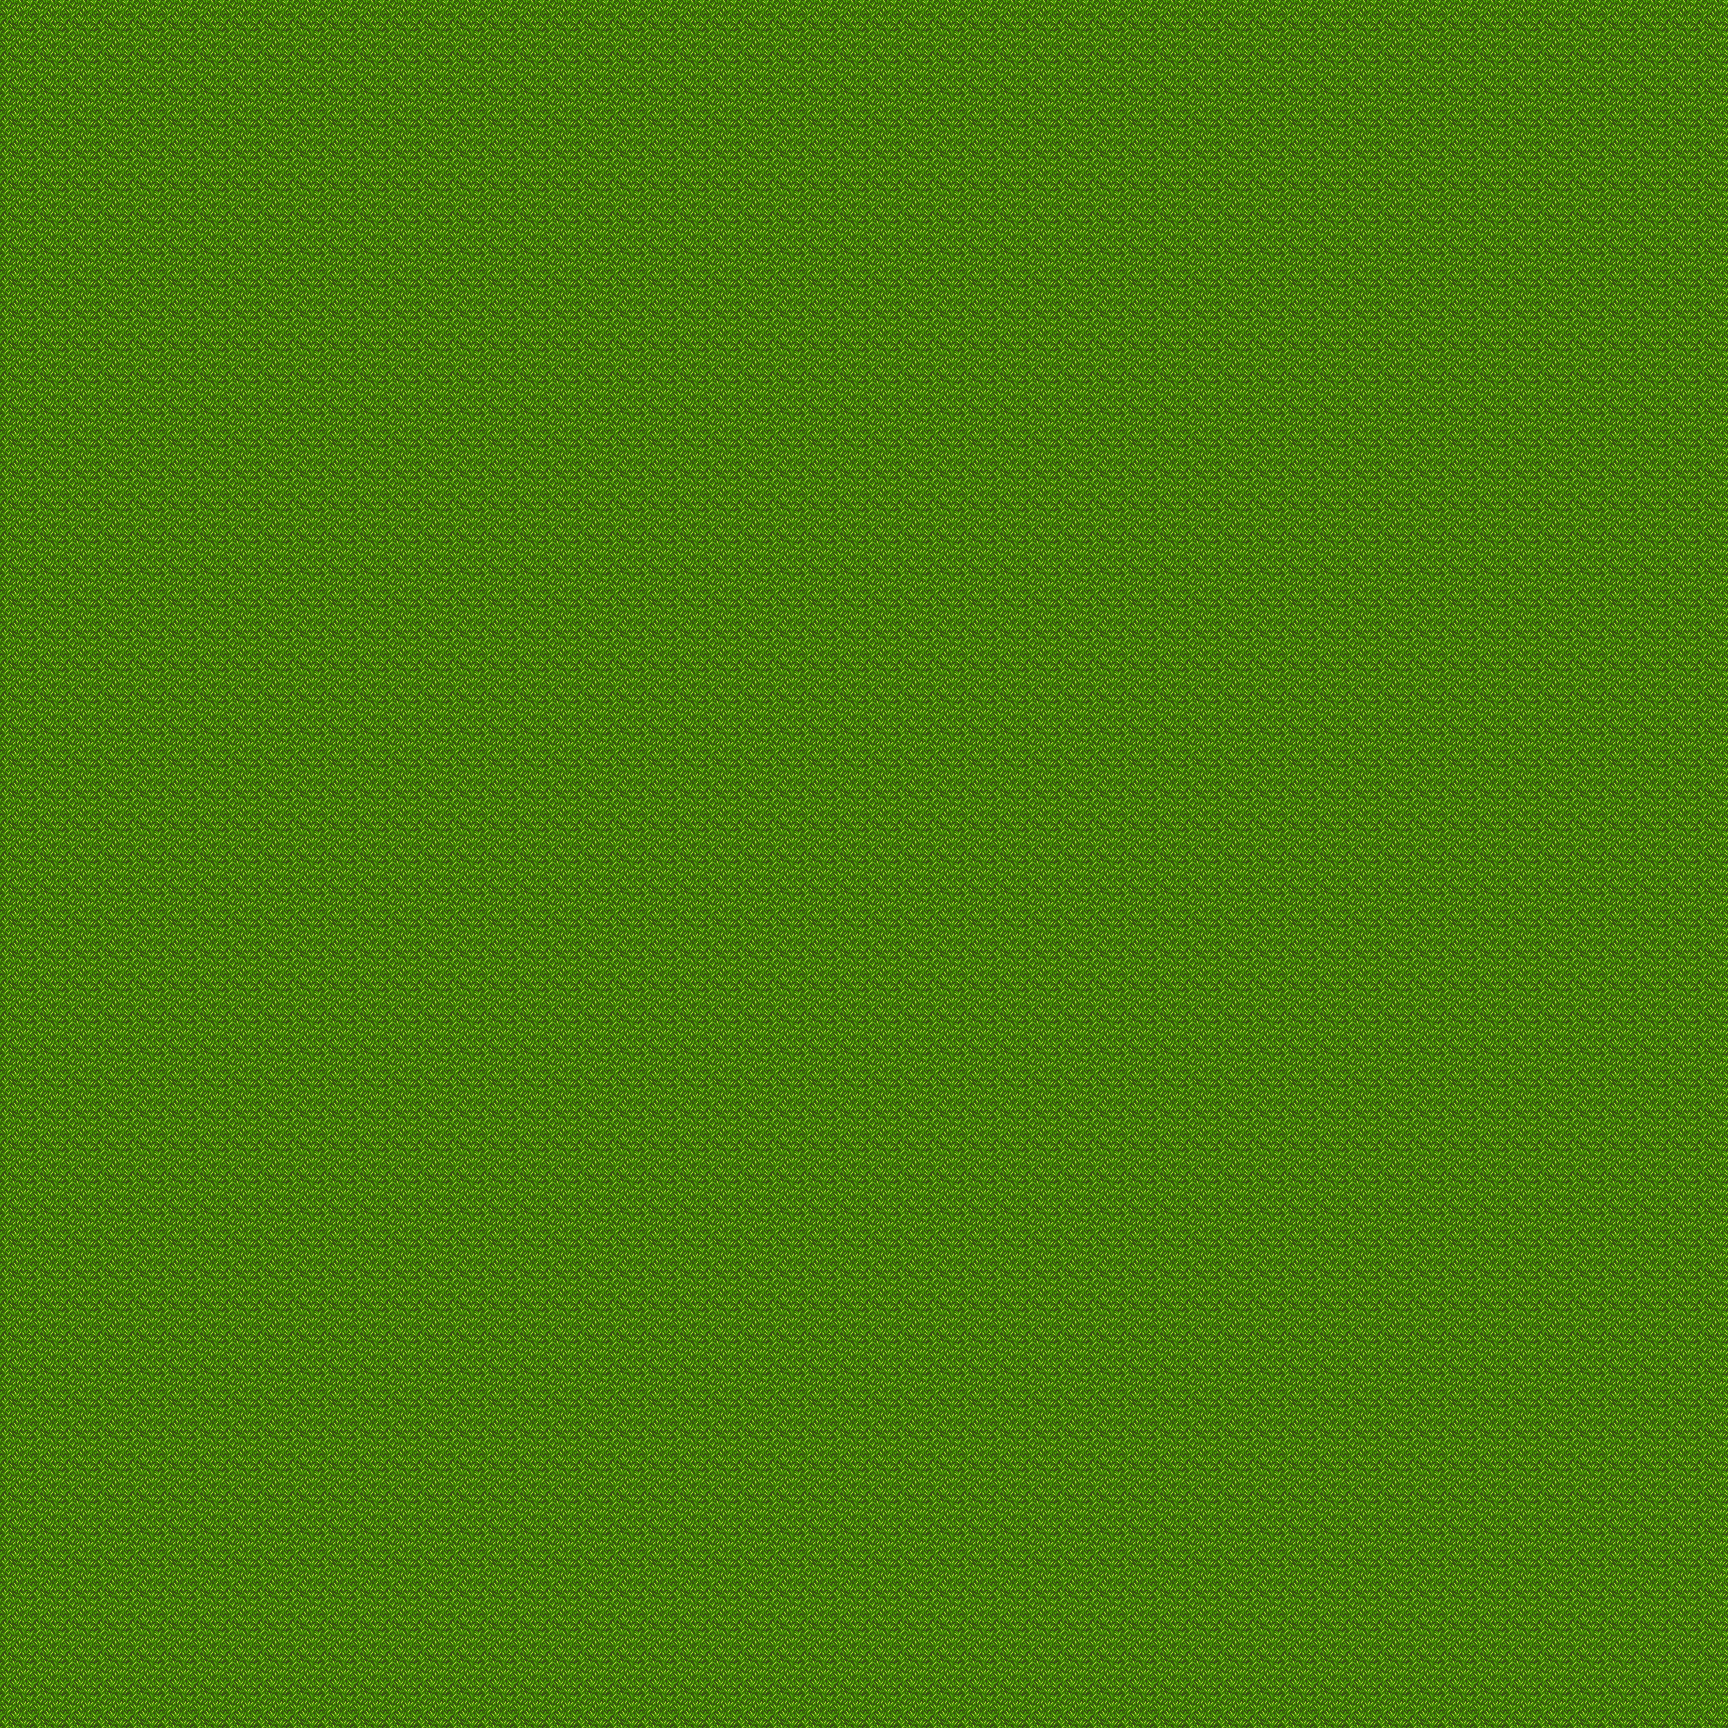

The image is a tile-based game level rendered from a .tmx file. Its description and source (layers, tilesets, objects; grid data summarised) follow:
An orthogonal 54x54 tile map with 32x32 px tiles, 2 tile layers (Background, Scene) and 622 objects (612x collision, 10x event).

<map version="1.0" orientation="orthogonal" renderorder="right-down" width="54" height="54" tilewidth="32" tileheight="32" nextobjectid="623">
 <tileset firstgid="1" name="PathAndObjects" tilewidth="32" tileheight="32" tilecount="256" columns="16">
  <image source="../PathAndObjects.png" width="512" height="512" />
 </tileset>
 <layer name="Background" width="54" height="54">
  <data>[2916 cells, 2916 non-empty, 1 distinct tile ids]</data>
 </layer>
 <layer name="Scene" width="54" height="54">
  <data>[2916 cells, 0 non-empty, 0 distinct tile ids]</data>
 </layer>
 <objectgroup name="Objects">
  <object id="1" type="collision" x="224" y="0" width="32" height="32" />
  <object id="2" type="collision" x="0" y="544" width="32" height="32" />
  <object id="3" type="collision" x="160" y="544" width="32" height="32" />
  <object id="4" type="collision" x="544" y="96" width="32" height="32" />
  <object id="5" type="collision" x="192" y="544" width="32" height="32" />
  <object id="6" type="collision" x="544" y="512" width="32" height="32" />
  <object id="7" type="collision" x="544" y="288" width="32" height="32" />
  <object id="8" type="collision" x="544" y="32" width="32" height="32" />
  <object id="9" type="collision" x="0" y="192" width="32" height="32" />
  <object id="10" type="collision" x="416" y="0" width="32" height="32" />
  <object id="11" type="collision" x="0" y="416" width="32" height="32" />
  <object id="12" type="collision" x="224" y="544" width="32" height="32" />
  <object id="13" type="collision" x="352" y="0" width="32" height="32" />
  <object id="14" type="collision" x="352" y="544" width="32" height="32" />
  <object id="15" type="collision" x="544" y="224" width="32" height="32" />
  <object id="16" type="collision" x="0" y="32" width="32" height="32" />
  <object id="17" type="collision" x="0" y="512" width="32" height="32" />
  <object id="18" type="collision" x="320" y="544" width="32" height="32" />
  <object id="19" type="collision" x="192" y="0" width="32" height="32" />
  <object id="20" type="collision" x="0" y="352" width="32" height="32" />
  <object id="21" type="collision" x="544" y="544" width="32" height="32" />
  <object id="22" type="collision" x="544" y="64" width="32" height="32" />
  <object id="23" type="collision" x="480" y="544" width="32" height="32" />
  <object id="24" type="collision" x="0" y="480" width="32" height="32" />
  <object id="25" type="collision" x="544" y="192" width="32" height="32" />
  <object id="26" type="collision" x="0" y="0" width="32" height="32" />
  <object id="27" type="collision" x="0" y="384" width="32" height="32" />
  <object id="28" type="collision" x="64" y="544" width="32" height="32" />
  <object id="29" type="collision" x="384" y="0" width="32" height="32" />
  <object id="30" type="collision" x="64" y="0" width="32" height="32" />
  <object id="31" type="collision" x="128" y="544" width="32" height="32" />
  <object id="32" type="collision" x="544" y="0" width="32" height="32" />
  <object id="33" type="collision" x="544" y="448" width="32" height="32" />
  <object id="34" type="collision" x="544" y="160" width="32" height="32" />
  <object id="35" type="collision" x="0" y="64" width="32" height="32" />
  <object id="36" type="collision" x="480" y="0" width="32" height="32" />
  <object id="37" type="collision" x="320" y="0" width="32" height="32" />
  <object id="38" type="collision" x="0" y="160" width="32" height="32" />
  <object id="39" type="collision" x="512" y="544" width="32" height="32" />
  <object id="40" type="collision" x="0" y="320" width="32" height="32" />
  <object id="41" type="collision" x="544" y="416" width="32" height="32" />
  <object id="42" type="collision" x="32" y="544" width="32" height="32" />
  <object id="43" type="collision" x="96" y="544" width="32" height="32" />
  <object id="44" type="collision" x="32" y="0" width="32" height="32" />
  <object id="45" type="collision" x="160" y="0" width="32" height="32" />
  <object id="46" type="collision" x="448" y="0" width="32" height="32" />
  <object id="47" type="collision" x="288" y="544" width="32" height="32" />
  <object id="48" type="collision" x="0" y="256" width="32" height="32" />
  <object id="49" type="collision" x="96" y="0" width="32" height="32" />
  <object id="50" type="collision" x="0" y="224" width="32" height="32" />
  <object id="51" type="collision" x="544" y="480" width="32" height="32" />
  <object id="52" type="collision" x="0" y="448" width="32" height="32" />
  <object id="53" type="collision" x="0" y="96" width="32" height="32" />
  <object id="54" type="collision" x="544" y="256" width="32" height="32" />
  <object id="55" type="collision" x="512" y="0" width="32" height="32" />
  <object id="56" type="collision" x="128" y="0" width="32" height="32" />
  <object id="57" type="collision" x="256" y="544" width="32" height="32" />
  <object id="58" type="collision" x="384" y="544" width="32" height="32" />
  <object id="59" type="collision" x="416" y="544" width="32" height="32" />
  <object id="60" type="collision" x="288" y="0" width="32" height="32" />
  <object id="61" type="collision" x="448" y="544" width="32" height="32" />
  <object id="62" type="collision" x="0" y="128" width="32" height="32" />
  <object id="63" type="collision" x="544" y="352" width="32" height="32" />
  <object id="64" name="start" type="event" x="32" y="384" width="32" height="32" />
  <object id="65" type="collision" x="544" y="128" width="32" height="32" />
  <object id="66" type="collision" x="544" y="320" width="32" height="32" />
  <object id="67" type="collision" x="544" y="384" width="32" height="32" />
  <object id="68" type="collision" x="0" y="288" width="32" height="32" />
  <object id="69" type="collision" x="256" y="0" width="32" height="32" />
  <object id="70" type="collision" x="800" y="0" width="32" height="32" />
  <object id="71" type="collision" x="576" y="544" width="32" height="32" />
  <object id="72" type="collision" x="736" y="544" width="32" height="32" />
  <object id="73" type="collision" x="1120" y="96" width="32" height="32" />
  <object id="74" type="collision" x="768" y="544" width="32" height="32" />
  <object id="75" type="collision" x="1120" y="512" width="32" height="32" />
  <object id="76" type="collision" x="1120" y="288" width="32" height="32" />
  <object id="77" type="collision" x="1120" y="32" width="32" height="32" />
  <object id="78" type="collision" x="576" y="192" width="32" height="32" />
  <object id="79" type="collision" x="992" y="0" width="32" height="32" />
  <object id="80" type="collision" x="576" y="416" width="32" height="32" />
  <object id="81" type="collision" x="800" y="544" width="32" height="32" />
  <object id="82" type="collision" x="928" y="0" width="32" height="32" />
  <object id="83" type="collision" x="928" y="544" width="32" height="32" />
  <object id="84" type="collision" x="1120" y="224" width="32" height="32" />
  <object id="85" type="collision" x="576" y="32" width="32" height="32" />
  <object id="86" type="collision" x="576" y="512" width="32" height="32" />
  <object id="87" type="collision" x="896" y="544" width="32" height="32" />
  <object id="88" type="collision" x="768" y="0" width="32" height="32" />
  <object id="89" type="collision" x="576" y="352" width="32" height="32" />
  <object id="90" type="collision" x="1120" y="544" width="32" height="32" />
  <object id="91" type="collision" x="1120" y="64" width="32" height="32" />
  <object id="92" type="collision" x="1056" y="544" width="32" height="32" />
  <object id="93" type="collision" x="576" y="480" width="32" height="32" />
  <object id="94" type="collision" x="1120" y="192" width="32" height="32" />
  <object id="95" type="collision" x="576" y="0" width="32" height="32" />
  </objectgroup>
</map>
<!-- 527 of 622 objects omitted -->
